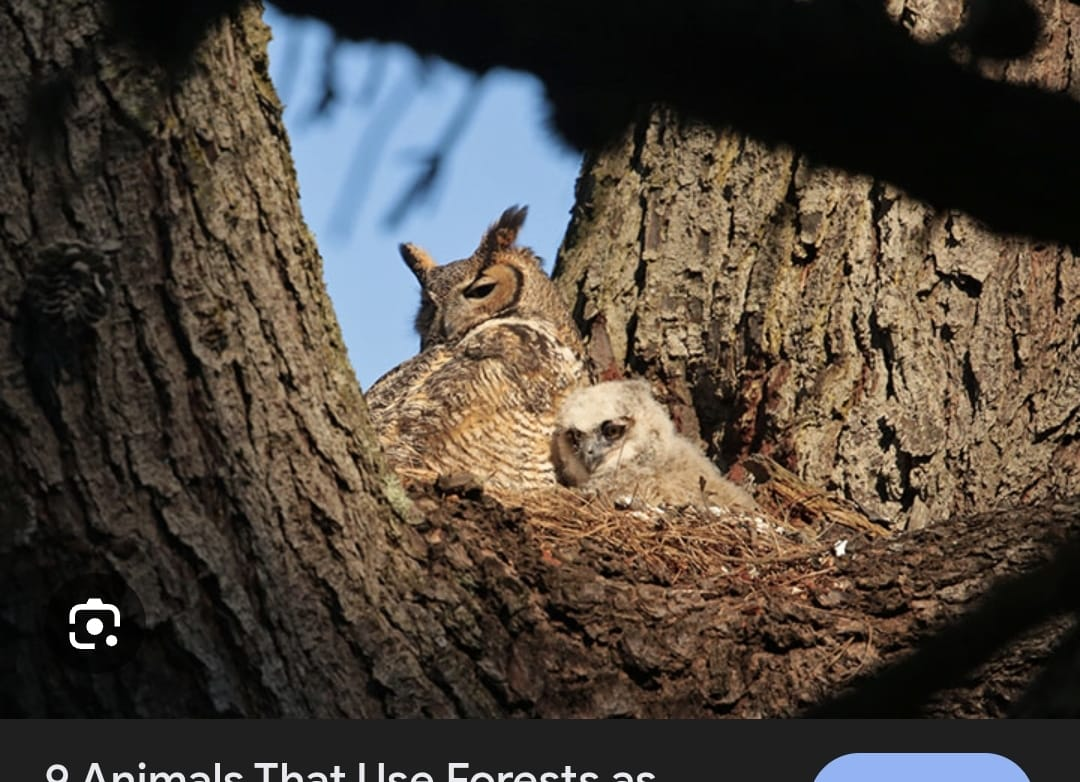
#> input picture Images/WhatsApp Image 2025-12-02 at 12.01.10 PM.jpeg, 1080 x 782 px
$ python -i seg_infer.py   (imports and definitions only)   (older library calls are emulated)
#> lines starting #> are read from the running program, lines starting #| are printed output that depends on the picture
# backend/models/seg_infer.py
import numpy as np
import cv2
from ultralytics import YOLO
import os

MODEL_PATH = os.getenv("YOLO_WEIGHTS_PATH", "models/yolov8n.pt")
# [1 line that did not run here, left out]

def seg_infer(img_bgr: np.ndarray):
    """
    YOLO-guided camouflage segmentation.
    Always returns:
        - mask where the detected animal blends with surroundings
        - prob_map indicating camouflage strength
    """

    H, W = img_bgr.shape[:2]

    # Run YOLO
    results = yolo.predict(img_bgr, conf=0.25, iou=0.5, max_det=1)[0]

    if len(results.boxes) == 0:
        print("NO YOLO DETECTION")
        return np.zeros((H, W), dtype=bool), np.zeros((H, W), dtype=np.float32)

    # Pick strongest detection
    box = results.boxes.xyxy.cpu().numpy()[0]
    x1, y1, x2, y2 = map(int, box)

    # Extract object region
    crop = img_bgr[y1:y2, x1:x2]
    if crop.size == 0:
        print("EMPTY YOLO CROP")
        return np.zeros((H, W), dtype=bool), np.zeros((H, W), dtype=np.float32)

    # Convert to LAB for texture + color uniformity
    lab = cv2.cvtColor(crop, cv2.COLOR_BGR2LAB)
    L, A, B = cv2.split(lab)

    # Compute smoothness = low gradient
    grad = cv2.Laplacian(L, cv2.CV_32F)
    grad_abs = np.abs(grad)

    # Normalize
    grad_norm = cv2.normalize(grad_abs, None, 0, 1.0, cv2.NORM_MINMAX)

    # Camouflage = *low texture contrast*
    thresh = np.percentile(grad_norm, 35)
    camo_local = (grad_norm <= thresh).astype(np.float32)

    # Expand back to full mask
    mask = np.zeros((H, W), dtype=bool)
    prob = np.zeros((H, W), dtype=np.float32)

    camo_resized = cv2.resize(camo_local, (x2 - x1, y2 - y1))
    prob_resized = cv2.resize(1 - grad_norm, (x2 - x1, y2 - y1))

    mask[y1:y2, x1:x2] = camo_resized > 0.5
    prob[y1:y2, x1:x2] = prob_resized

    print("Camouflage mask pixels:", mask.sum())

    return mask, prob

>>> import cv2
>>> picture = cv2.imread('../../Images/WhatsApp Image 2025-12-02 at 12.01.10 PM.jpeg', cv2.IMREAD_GRAYSCALE)
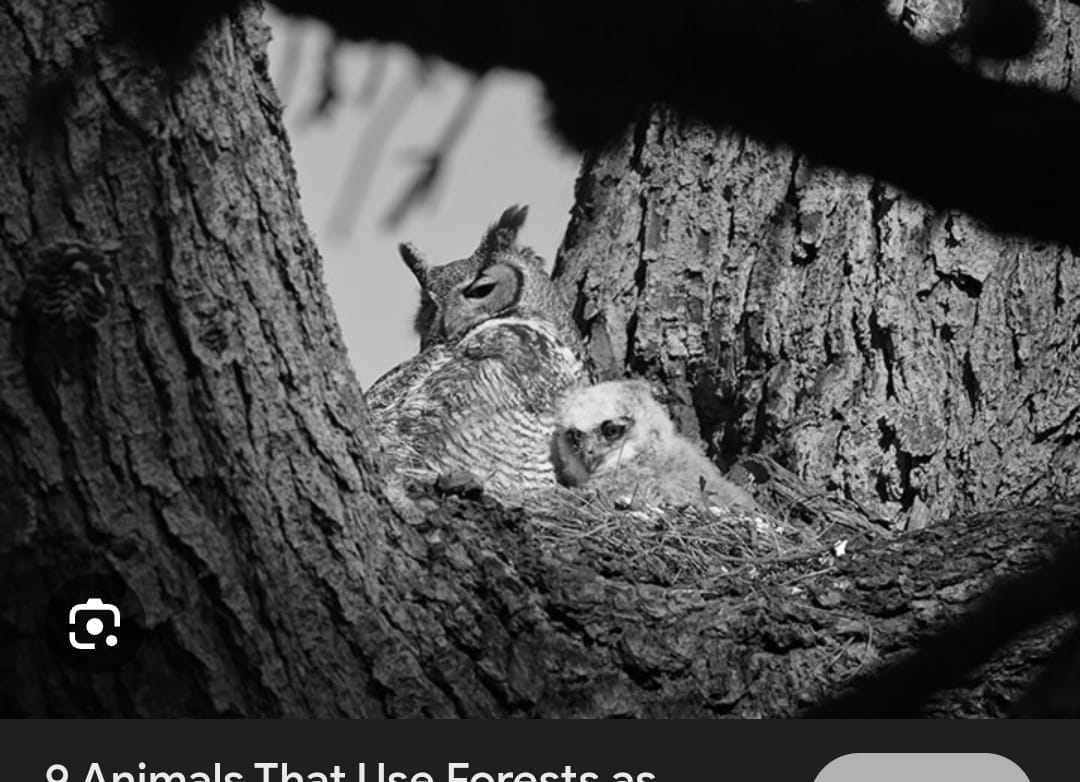
#> picture: shape (782, 1080); min 0, max 255, mean 71
>>> result = seg_infer(picture)
#> (the run stopped early here; a loop or call above may not have finished)

$ run again, on Images/WhatsApp Image 2025-12-02 at 12.14.27 PM.jpeg
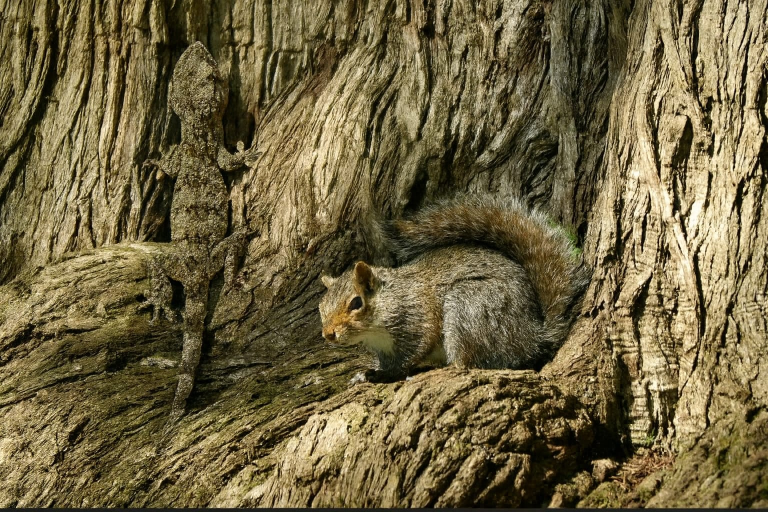
#> input picture Images/WhatsApp Image 2025-12-02 at 12.14.27 PM.jpeg, 1536 x 1024 px (shown at 1/2 size)
#> `picture = cv2.imread('../../Images/WhatsApp Image 2025-12-02 at 12.01...`:
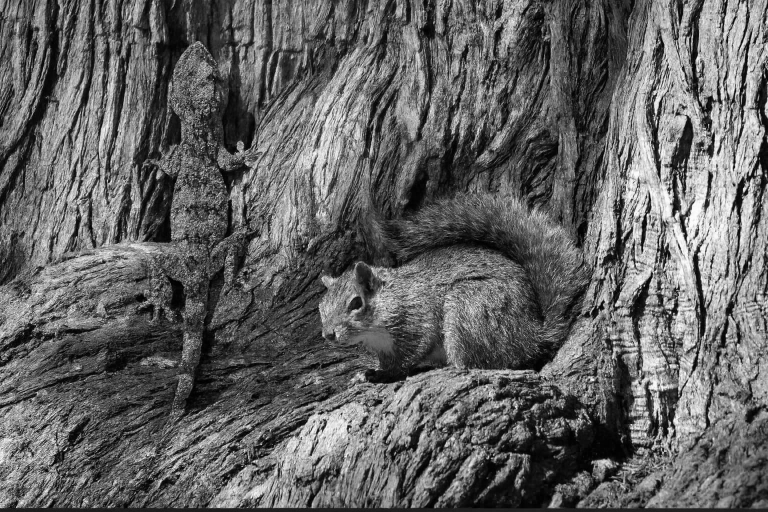
#> picture: shape (1024, 1536) (shown at 1/2 size); min 0, max 255, mean 99.1

$ run again, on Images/pic.jpeg
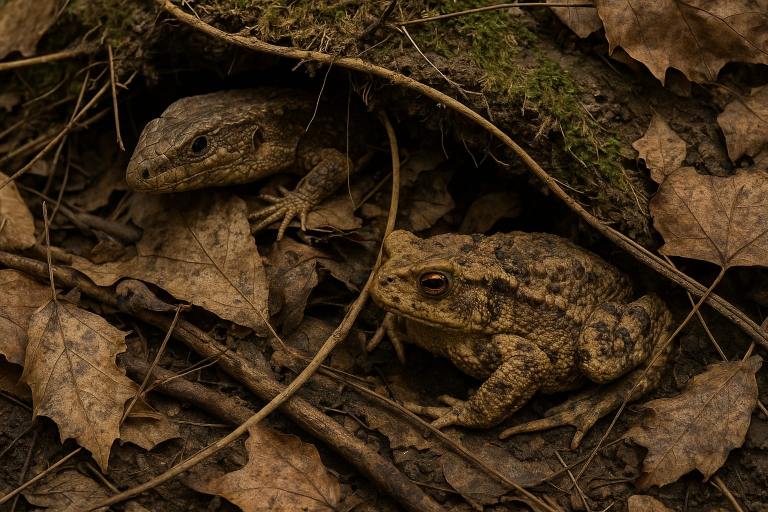
#> input picture Images/pic.jpeg, 1536 x 1024 px (shown at 1/2 size)
#> `picture = cv2.imread('../../Images/WhatsApp Image 2025-12-02 at 12.01...`:
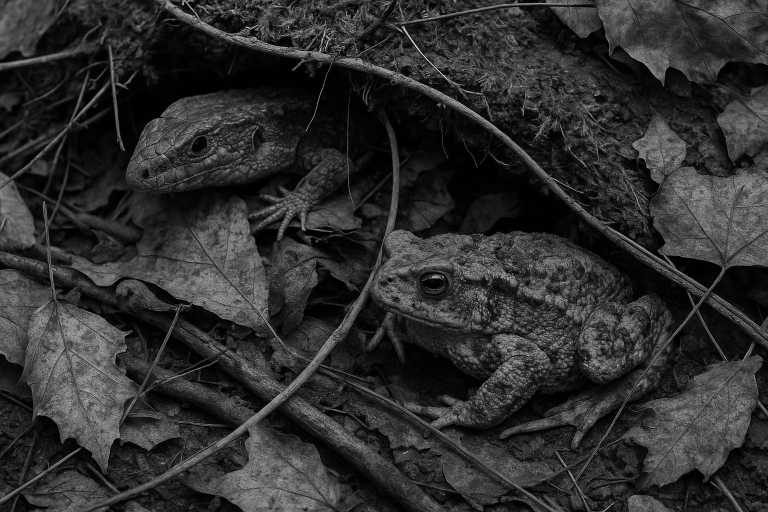
#> picture: shape (1024, 1536) (shown at 1/2 size); min 0, max 255, mean 46.7

$ run again, on Images/pic2.jpeg
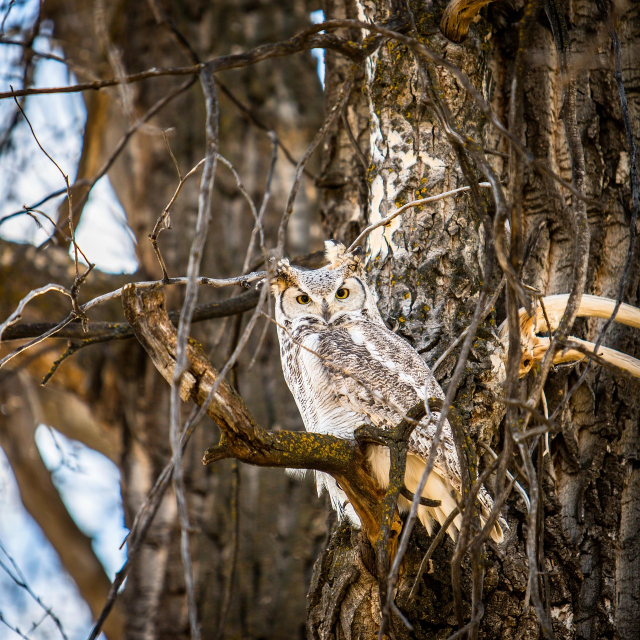
#> input picture Images/pic2.jpeg, 1280 x 1280 px (shown at 1/2 size)
#> `picture = cv2.imread('../../Images/WhatsApp Image 2025-12-02 at 12.01...`:
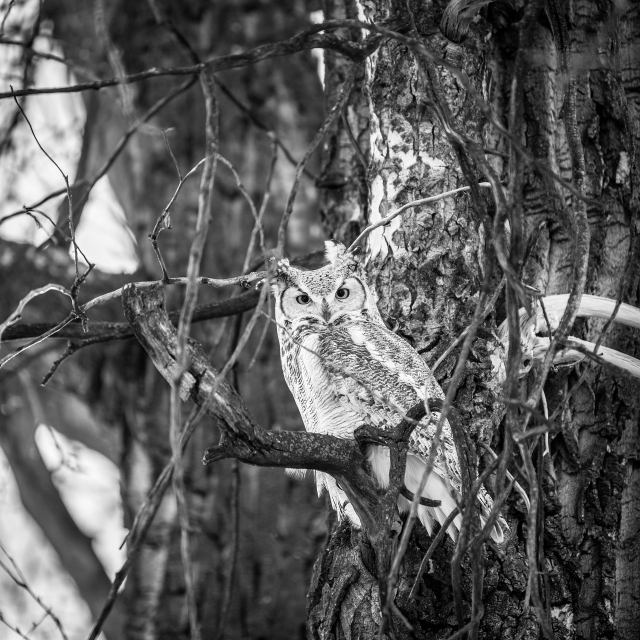
#> picture: shape (1280, 1280) (shown at 1/2 size); min 0, max 255, mean 91.7
